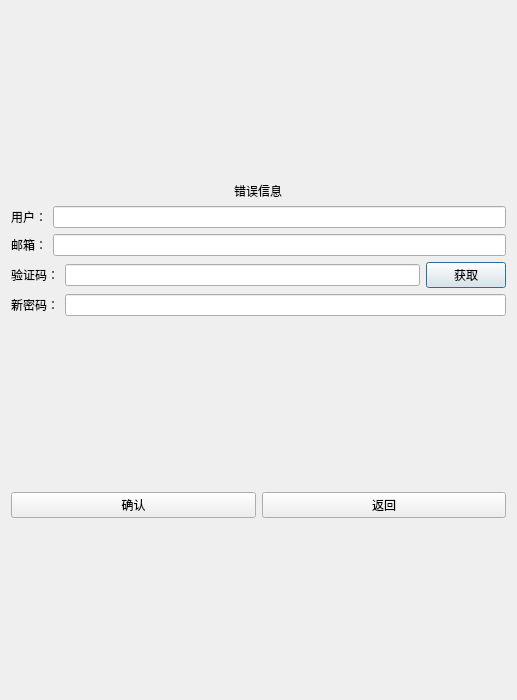
<?xml version="1.0" encoding="UTF-8"?>
<ui version="4.0">
 <class>ResetDialog</class>
 <widget class="QDialog" name="ResetDialog">
  <property name="geometry">
   <rect>
    <x>0</x>
    <y>0</y>
    <width>517</width>
    <height>700</height>
   </rect>
  </property>
  <property name="windowTitle">
   <string>Dialog</string>
  </property>
  <layout class="QVBoxLayout" name="verticalLayout">
   <item>
    <spacer name="verticalSpacer_3">
     <property name="orientation">
      <enum>Qt::Orientation::Vertical</enum>
     </property>
     <property name="sizeHint" stdset="0">
      <size>
       <width>20</width>
       <height>40</height>
      </size>
     </property>
    </spacer>
   </item>
   <item alignment="Qt::AlignmentFlag::AlignHCenter">
    <widget class="QLabel" name="err_tip">
     <property name="text">
      <string>错误信息</string>
     </property>
    </widget>
   </item>
   <item>
    <layout class="QHBoxLayout" name="horizontalLayout">
     <item>
      <widget class="QLabel" name="user_label">
       <property name="text">
        <string>用户：</string>
       </property>
      </widget>
     </item>
     <item>
      <widget class="QLineEdit" name="user_lineEdit"/>
     </item>
    </layout>
   </item>
   <item>
    <layout class="QHBoxLayout" name="horizontalLayout_2">
     <item>
      <widget class="QLabel" name="email_label">
       <property name="text">
        <string>邮箱：</string>
       </property>
      </widget>
     </item>
     <item>
      <widget class="QLineEdit" name="email_lineEdit"/>
     </item>
    </layout>
   </item>
   <item>
    <layout class="QHBoxLayout" name="horizontalLayout_3">
     <item>
      <widget class="QLabel" name="ver_label">
       <property name="text">
        <string>验证码：</string>
       </property>
      </widget>
     </item>
     <item>
      <widget class="QLineEdit" name="ver_lineEdit"/>
     </item>
     <item>
      <widget class="TimberBtn" name="get_code">
       <property name="text">
        <string>获取</string>
       </property>
      </widget>
     </item>
    </layout>
   </item>
   <item>
    <layout class="QHBoxLayout" name="horizontalLayout_4">
     <item>
      <widget class="QLabel" name="newpwd_label">
       <property name="text">
        <string>新密码：</string>
       </property>
      </widget>
     </item>
     <item>
      <widget class="QLineEdit" name="newpwd_lineEdit"/>
     </item>
    </layout>
   </item>
   <item>
    <spacer name="verticalSpacer">
     <property name="orientation">
      <enum>Qt::Orientation::Vertical</enum>
     </property>
     <property name="sizeHint" stdset="0">
      <size>
       <width>20</width>
       <height>40</height>
      </size>
     </property>
    </spacer>
   </item>
   <item>
    <layout class="QHBoxLayout" name="horizontalLayout_5">
     <item>
      <widget class="QPushButton" name="confirm_pushButton">
       <property name="text">
        <string>确认</string>
       </property>
      </widget>
     </item>
     <item>
      <widget class="QPushButton" name="cancal_pushButton">
       <property name="text">
        <string>返回</string>
       </property>
      </widget>
     </item>
    </layout>
   </item>
   <item>
    <spacer name="verticalSpacer_2">
     <property name="orientation">
      <enum>Qt::Orientation::Vertical</enum>
     </property>
     <property name="sizeHint" stdset="0">
      <size>
       <width>20</width>
       <height>40</height>
      </size>
     </property>
    </spacer>
   </item>
  </layout>
 </widget>
 <customwidgets>
  <customwidget>
   <class>TimberBtn</class>
   <extends>QPushButton</extends>
   <header>timberbtn.h</header>
  </customwidget>
 </customwidgets>
 <resources/>
 <connections/>
</ui>
